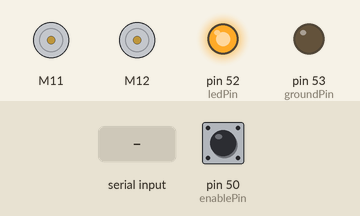
Simulated run of this sketch. Board: Arduino Mega 2560, built with avr-gcc and run on an emulated ATmega2560. Shown: 2 × DC motor (green arrow = forward, orange = backward, longer = faster), output pins drawn as LEDs (lit = HIGH). Inputs (shaded band) come from the test bench; at power-on: pin 50 (enablePin) HIGH.

Above: at 0.1 s.
At 1.2 s:
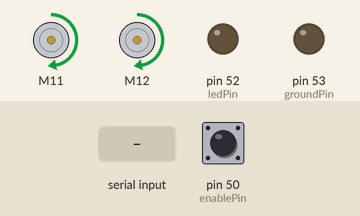
1.3 s: "90,45\n" received over Serial
At 2.1 s:
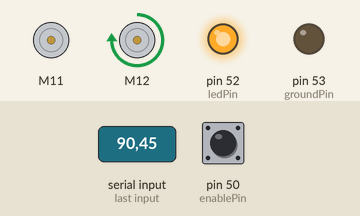
Timing chart, 0 to 4.3 s (numbered marks = the images above; inputs shaded):
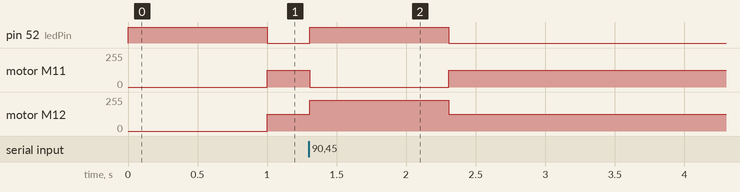

The sketch:

UART_talk.ino
```cpp
/*This is the file for testing the motors with the turning data from the pixy-CDR
1. Make sure the arduino device name is right one ex) /dev/ttyACM1 or '/dev/ttyACM0'
-> change it in the get_blocks.py
2. Due to IMU sensor library file issue, we are not using the code related to the sensor
-> All the codes are commented
*/


//#include "MPU9250.h"
#include <ESC.h>
#define PWM_MAXB (1100) //backward max
#define PWM_MINB (1460) //backward min
#define PWM_MAXF (1900) //forward max
#define PWM_MINF (1530) //forward min
#define PWM_STOP (1500) // Stop
#define PROPORTION_CAP (1)
#define MAX_BUFF_LENGTH (50)
//MPU9250 IMU(Wire,0x68);
int status;
ESC myESCL (11, PWM_MAXB, PWM_MAXF, 1500);//Left side motor
ESC myESCR (12, PWM_MAXB, PWM_MAXF, 1500);//Right side motor

//int leftMotorPin = 11;
//int rightMotorPin = 12;
int enablePin = 50;
int ledPin = 52;
int groundPin = 53;
int watchdogPeriod = 1000;
int lastUpdateTime;

//int minSpeed = 55;
//int maxSpeed = 80;
int bufferReadFlag = 0;
char serialBuffer1[MAX_BUFF_LENGTH];
int buffer1Length = 0;
char serialBuffer2[MAX_BUFF_LENGTH];
int buffer2Length = 0;
int writeBuffer = 1;
int transferInt = 0;

void setup() {
  Serial.begin(9600);
  myESCL.arm();//Left side ESC signal pin10
  myESCR.arm();//Right side ESC signal pin9

  while(!Serial) {}
  //status = IMU.begin();
  // setting the accelerometer full scale range to +/-8G
  //IMU.setAccelRange(MPU9250::ACCEL_RANGE_8G);
  // setting the gyroscope full scale range to +/-500 deg/s
  //IMU.setGyroRange(MPU9250::GYRO_RANGE_500DPS);
  // setting DLPF bandwidth to 20 Hz
  //IMU.setDlpfBandwidth(MPU9250::DLPF_BANDWIDTH_20HZ);
  // setting SRD to 19 for a 50 Hz update rate
  //IMU.setSrd(19);

  //Serial.println("Ready");
  pinMode(enablePin, INPUT);
  pinMode(ledPin, OUTPUT);
  pinMode(groundPin, OUTPUT);

  digitalWrite(ledPin, LOW);
  digitalWrite(groundPin, LOW);
  //delay(5000);
  setMotorSpeeds(0, 0);
  lastUpdateTime = millis();
}

void loop(){
  parseTransferInt();
  if(digitalRead(enablePin) == LOW)
  {
    setMotorSpeeds(0, 0);
    return;
  }

  if(millis() - lastUpdateTime < watchdogPeriod)
  {
   if(transferInt < 0  || transferInt >= 10000) return;
   int leftMotorInt = (transferInt / 100);
   int rightMotorInt = transferInt % 100;
   float leftMotorFloat = (2 * leftMotorInt / 100.0) - 1;
   float rightMotorFloat = (2 * rightMotorInt / 100.0) - 1;
   setMotorSpeeds(leftMotorFloat, rightMotorFloat);

   //Serial.println("\t");
   //Serial.println(IMU.getAccelX_mss());
   ///*

  //Case:1
        // if (IMU.getAccelX_mss()<=-1.5){
        //    ESCL.write(90);
       //     }
  //Case:2enableMotors
         //else if (IMU.getAccelX_mss()>=1){
        //    ESCR.write(90);
         //    }

  }
  //If the data is not received turn the motors off
  else
  {
    setMotorSpeeds(0, 0);
  }
}

void parseTransferInt()
{
  int potentialTransferInt = -1;
  switch(bufferReadFlag)
  {
    case 0:
      return; // no packet fully written yet
    case 1:
      bufferReadFlag = -1;
      potentialTransferInt = atoi(serialBuffer1);
      break;
    case 2:
      bufferReadFlag = -2;
      potentialTransferInt = atoi(serialBuffer2);
      break;
  }
  bufferReadFlag = 0;
  if(potentialTransferInt >= 0  && potentialTransferInt < 10000)
  {
    transferInt = potentialTransferInt;
    lastUpdateTime = millis();
    // Serial.print("TransferInt:\t");
    // Serial.println(transferInt);
  }
}

void serialEvent()
{
  int readByte;
  while((readByte = Serial.read()) != -1)
  {
    char readChar = readByte;
    serialByteRecieved(readChar);
    //Serial.print(readChar);
  }
}

void serialByteRecieved(char byteRecieved)
{
  char byteToWrite = byteRecieved;
  if(byteRecieved == '\n') byteToWrite = '\0';
  switch(writeBuffer)
  {
    case 1:
      serialBuffer1[buffer1Length] = byteToWrite;
      buffer1Length++;
      buffer1Length = min(buffer1Length, MAX_BUFF_LENGTH - 1);
    case 2:
      serialBuffer2[buffer2Length] = byteToWrite;
      buffer2Length++;
      buffer2Length = min(buffer2Length, MAX_BUFF_LENGTH - 1);
  }

  if(byteRecieved == '\n')
  {
    // end of packet, set read flag
    // then switch buffers
    bufferReadFlag = writeBuffer;
    switch(writeBuffer)
    {
      case 1:
        buffer1Length = 0;
        if(bufferReadFlag != -2) // if reading, don't switch
        {
          writeBuffer = 2;
        }
        break;
      case 2:
        buffer2Length = 0;
        if(bufferReadFlag != -1) // if reading, don't switch
        {
          writeBuffer = 1;
        }
        break;
    }
  }
}


void setMotorSpeeds(float leftProportion, float rightProportion)
{
  int leftMotorPWM = proportionToPWM(leftProportion);
  int rightMotorPWM = proportionToPWM(rightProportion);
  myESCL.speed(leftMotorPWM); // COMMENT THIS OUT TO TURN LEFT    (BOTH UNCOMMENTED IS FULL FWD)
  myESCR.speed(rightMotorPWM); // COMMENT THIS OUT TO TURN RIGHT
  if(leftMotorPWM != PWM_STOP || rightMotorPWM != PWM_STOP)
    digitalWrite(ledPin, HIGH);
  else
    digitalWrite(ledPin, LOW);
}

int proportionToPWM(float proportion)
{
  if(proportion > 0)
  {
    int pwmF = (int)(proportion*(PWM_MAXF-PWM_MINF) + PWM_MINF);
    return pwmF;
  }
  else if(proportion < 0)
  {
    proportion *= -1;
    int pwmB = (int)(proportion*(PWM_MAXB-PWM_MINB) + PWM_MINB);
    return pwmB;
  }
  else
  {
    return PWM_STOP;
  }
}
```

Measured:
- after the input at 1.3 s, pin 52 (ledPin): LOW → HIGH at once, → LOW 1.0 s later; motor M11: forward 127/255 → stopped at once, → forward 127/255 1.0 s later; motor M12: forward 127/255 → forward 231/255 at once, → forward 127/255 1.0 s later
